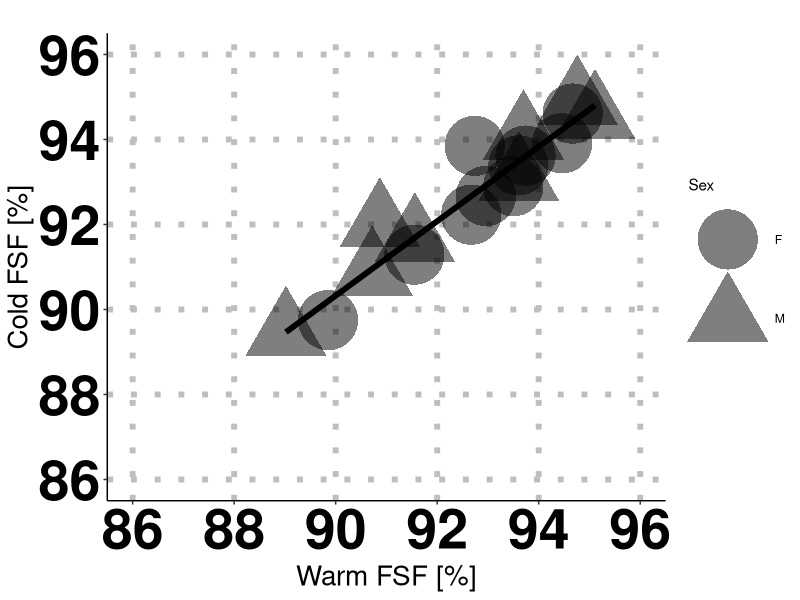
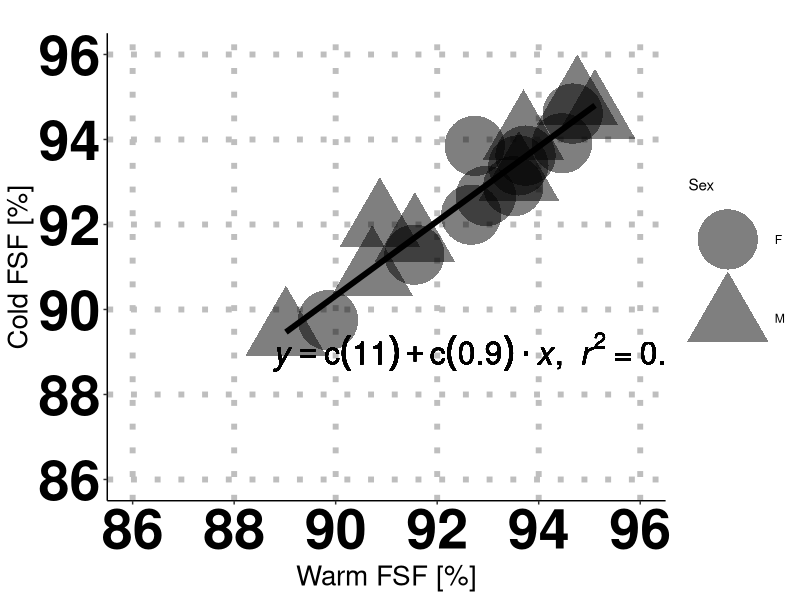

Write the R code that produced these figures, in order.
#  CODE FOR RECREATING WAT PAPER FIGURES #################################
#  This .R file contains the script to recreate Figure 2 panel A) in the paper.
#  The script reads reconstructed data from the ../data_output/ folder and
#  puts the png image in the  ../figures/ folder.
#  FIGURE 2 A :  FSF v. FSF - all subjects

# Need ggplot2 and plyr
require(ggplot2)
require(plyr)

# Load CSV file into a data frame
df = read.csv('../tidy_data/WAT_avgAllslx_master_file_CA_v_TN.csv')

CA_FSF_Avg = df[,"CA_FSF_Avg"]
TN_FSF_Avg = df[,"TN_FSF_Avg"]

# regression function
lm_eqn = function(df){
  m = lm(CA_FSF_Avg ~ TN_FSF_Avg, df);
  eq <- substitute(italic(y) == a + b %.% italic(x)*","~~italic(r)^2~"="~r2,
                   list(a = format(coef(m)[1], digits = 1),
                        b = format(coef(m)[2], digits = 1),
                        r2 = format(summary(m)$r.squared, digits = 2)))
  as.character(as.expression(eq));
}

g0 = ggplot(df, aes(x=TN_FSF_Avg, y=CA_FSF_Avg, shape=Sex)) +
  geom_smooth(aes(x=TN_FSF_Avg, y=CA_FSF_Avg, shape=NULL), data=df, method = "lm", se=FALSE, formula = y ~ x, colour="black", linetype="solid", alpha=0.5, size=2, weight=2) +
  geom_point(alpha=0.5,size=20) + 
  theme(axis.text=element_text(colour="black", size=40,face="bold"),axis.title=element_text(size=20),
        axis.line = element_line(colour = "black"),
        panel.grid.major = element_line(linetype = 3, colour = "gray", size = 2),
        panel.grid.minor = element_blank(),
        panel.background = element_blank()) +
  coord_cartesian(xlim=c(86,96), ylim=c(86,96))

g0.labs <- g0 + labs(title = "", x = "Warm FSF [%]", y = "Cold FSF [%]")
g0.labs

g1 = g0.labs + geom_text(aes(x = 93, y = 89, label = lm_eqn(df)), parse = TRUE, colour="black",size=8)

plot(g1)

# Copy plot to a PNG file
dev.copy(png, file='../figures/Figure_2a.png', width=850, height=750)

# Don't forget to close the PNG device!
dev.off()

# Display the statistics (R-squared, p-value and confidence interval)
mod <- lm(CA_FSF_Avg~TN_FSF_Avg)
print("**********************************************************")
print("Figure 2a) statistics (R-squared, p-value and confidence interval)")
print(summary(mod))
print(confint(mod))
print("**********************************************************")